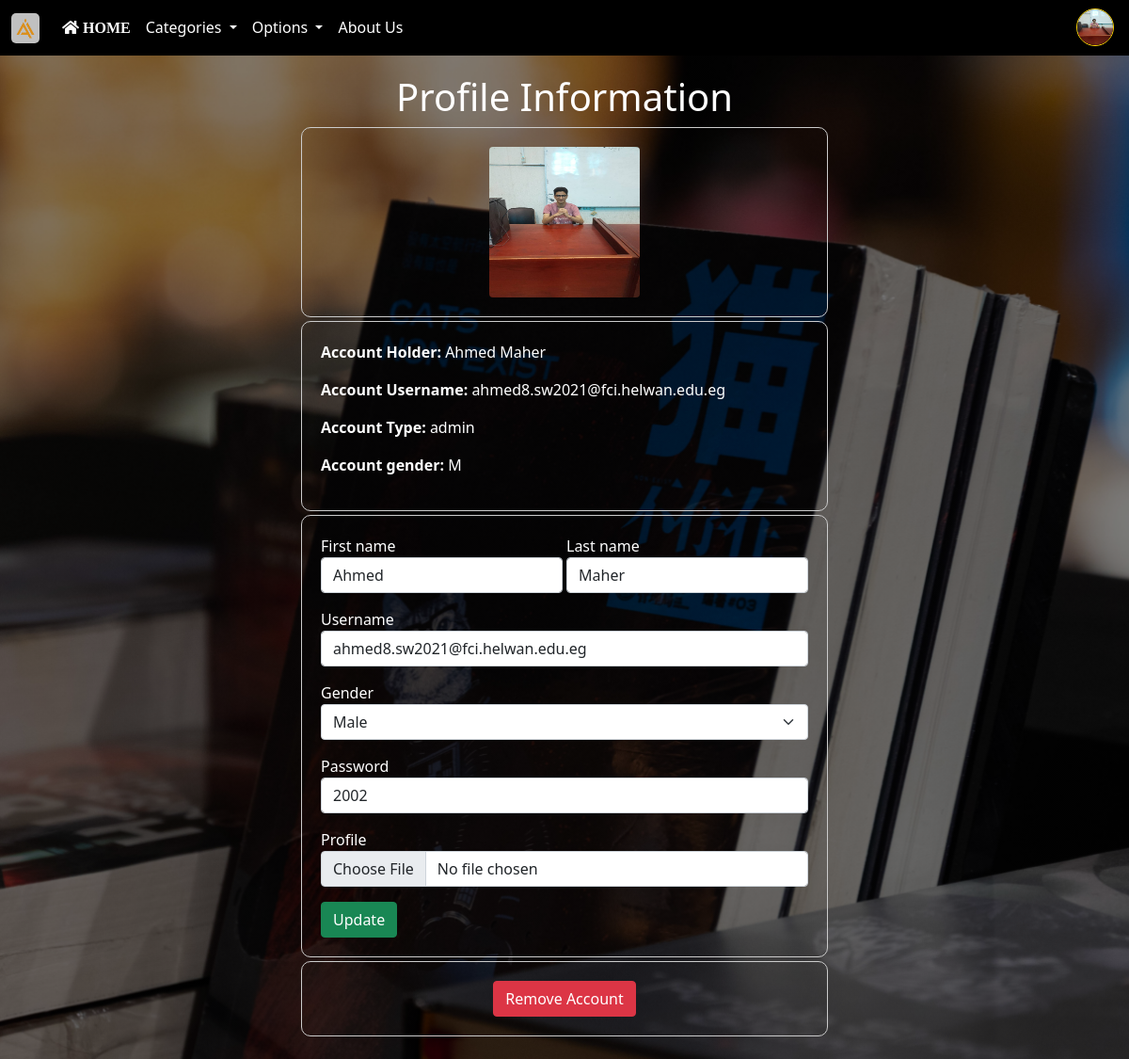
Page /views/account_info.php (signed in) on the committed database.
### tables this page shows
CREATE TABLE IF NOT EXISTS `user` (
  `user_id` int(11) NOT NULL AUTO_INCREMENT,
  `username` varchar(50) NOT NULL,
  `password` varchar(50) NOT NULL,
  `first_name` varchar(50) NOT NULL,
  `last_name` varchar(50) NOT NULL,
  `gender` varchar(20) NOT NULL DEFAULT 'unknown',
  `role` varchar(20) NOT NULL DEFAULT 'user',
  `user_profile` varchar(70) NOT NULL DEFAULT 'null',
  PRIMARY KEY (`user_id`),
  UNIQUE KEY `username` (`username`)
);

### models/ORM.php (called while the page is built, shortened)
<?php
class ORM
{
    private $db = null;
    function __construct($database_object)
    {
        $this->db = $database_object;
    }
    function select($tabel_name, $condition = "", $bool = False)
    {
        $query = $bool ? "SELECT * FROM {$tabel_name} WHERE {$condition}" : "SELECT * FROM {$tabel_name}";
        $result = $this->db->query($query);
        $array = array();
        while ($row = $result->fetch_assoc()) {
            $array[] = $row;
        }
        return $array;
    }
}

### models/Database.php (called while the page is built, shortened)
<?php
class DataBase
{
    private $username;
    private $password;
    private $data_base;
    private $server_name;
    private $conn = null;
    function __construct($db, $server = "localhost", $user = "root", $pass = "")
    {
        $this->data_base = $db;
        $this->username = $user;
        $this->password = $pass;
        $this->server_name = $server;
    }
    function connect()
    {
        $this->conn = new mysqli($this->server_name, $this->username, $this->password, $this->data_base);
        if ($this->conn->connect_error) {
            return false;
        } else {
            return $this->conn;
        }
    }
    function query($sql)
    {
        $result = $this->conn->query($sql);
        if ($result && $this->conn !== null) {
            return $result;
        } else {
            return false;
        }
    }
}

### views/account_info.php (the view, shortened to what this page needs)
<?php session_start();
$is_loggedin = isset($_SESSION['username']);
if ($is_loggedin) { ?>
    <!DOCTYPE html>
    <html lang="en">
    <head>
        <link rel="stylesheet" href="../assets/fontawesome/css/all.css" />
        <link rel="stylesheet" href="../assets/css/account_info.css" />
        <link rel="stylesheet" href="../assets/css/bootstrap.min.css">
        <link rel="stylesheet" href="../assets/css/index.css" />
    </head>
    <?php
    include "../models/Database.php";
    include "../models/ORM.php";
    $db = new DataBase('library');
    $orm = new ORM($db);
    ?>
    <body class="text-white settings-background">
        <nav class="navbar navbar-expand-lg navbar-dark">
            <section class="container-fluid">
                <a class="navbar-brand" href="../index.php"><img src="../assets/images/ico/logo.jpg"
                        alt="Website_Logo" /></a>
                <section class="collapse navbar-collapse" id="navbarSupportedContent">
                    <ul class="navbar-nav me-auto mb-2 mb-lg-0">
                        <li class="nav-item">
                            <a class="nav-link" aria-current="page" href="../index.php"><i class="fas fa-home"> HOME</i></a>
                        </li>
                        <li class="nav-item dropdown">
                            <a class="nav-link dropdown-toggle" href="#" id="navbarDropdown" role="button"
                                data-bs-toggle="dropdown" aria-expanded="false">
                                Categories
                            </a>
                        </li>
                        <li class="nav-item dropdown">
                            <a class="nav-link dropdown-toggle" href="#" id="navbarDropdown" role="button"
                                data-bs-toggle="dropdown" aria-expanded="false">
                                Options
                            </a>
                        </li>
                        <li class="nav-item">
                            <a class="nav-link" aria-current="page" href="./aboutus.php">About Us</a>
                        </li>
                    </ul>
                    <section class="profile-section">
                        <img src="../assets/images/uploads/<?php echo $_SESSION['user_profile'] != 'null' ? $_SESSION['user_profile'] : "default-profile.jpg" ?>"
                            alt="">
                    </section>
                </section>
        </nav>
        <?php $user = $orm->select('user', "user_id={$_SESSION['user_id']}", True)[0] ?>
        <section class="account-container">
            <h1 class="text-center">Profile Information</h1>
            <section class="account-info text-center">
                <img src="../assets/images/uploads/<?php echo $user['user_profile'] != 'null' ? $user['user_profile'] : "default-profile.jpg" ?>"
                    alt="">
            </section>
            <section class="account-info">
                <p><span class="info-label">Account Holder:</span>
                    <?php echo $_SESSION['fullname']; ?>
                </p>
                <p><span class="info-label">Account Username:</span>
                    <?php echo $_SESSION['username']; ?>
                </p>
                <p><span class="info-label">Account Type:</span>
                    <?php echo $_SESSION['role']; ?>
                </p>
                <p><span class="info-label">Account gender:</span>
                    <?php echo $_SESSION['gender']; ?>
                </p>
            </section>
            <section class="account-info">
                <form action="../controller/account/update_account.php" method="post" enctype="multipart/form-data">
                    <section class="mb-3 name-section">
                        <section>
                            <label class="txt-small" for="first_name">First name</label>
                            <input type="text" name="first_name" id="first_name" value="<?php echo $user['first_name']; ?>"
                                class="form-control" placeholder="first name" required>
                        </section>
                        <section>
                            <label class="txt-small" for="last_name">Last name</label>
                            <input type="text" name="last_name" id="last_name" value="<?php echo $user['last_name']; ?>"
                                class="form-control" placeholder="last name" required>
                        </section>
                    </section>
                    <section class="mb-3">
                        <label class="txt-small" for="username">Username</label>
                        <input type="email" name="username" id="username" value="<?php echo $user['username']; ?>"
                            class="form-control" placeholder="john@email.com"
                            pattern="[a-z0-9._%+-]+@[a-z0-9.-]+\.[a-z]{2,3}$" required>
                    </section>
                    <section class="mb-3">
                        <label class="txt-small" for="gender">Gender</label>
                        <select name="gender" id="gender" class="form-select" required>
                            <?php
                            foreach ([['M', 'Male'], ['F', 'Female'], ['NA', 'Other']] as $gender) { ?>
                                <option value="<?php echo $gender[0]; ?>" <?php if ($user['gender'] == $gender[0]) { ?> selected
                                    <?php } ?>>
                                    <?php echo $gender[1]; ?>
                                </option>
                            <?php } ?>
                        </select>
                    </section>
                    <section class="mb-3">
                        <label class="txt-small" for="password">Password</label>
                        <input type="text" name="password" id="password" value="<?php echo $user['password']; ?>"
                            class="form-control" placeholder="********" required>
                    </section>
                    <section class="mb-3">
                        <label class="txt-small" for="user_profile">Profile</label>
                        <input type="file" name="user_profile" id="user_profile" class="form-control">
                    </section>
                    <button type="submit" class="btn btn-success">Update</button>
                </form>
            </section>
            <section class="account-info text-center">
                <span class="btn btn-danger" id="remove_account_btn1" onclick="alert_msg()">Remove Account</span>
            </section>
        </section>
    </body>
    </html>
    <?php $db->close();
} else {
    header('Location: ../index.php');
} ?>

### assets/css/account_info.css (style rules this page uses)
.account-container { max-width: 600px; margin: 0 auto; padding: 20px; }
.account-info { border: 1px solid #ccc; padding: 20px; border-radius: 10px; margin-bottom: 0.25em; }
.account-info > img { height: 10em; width: 10em; border-radius: 0.25em; }
.info-label { font-weight: bold; }
form .name-section { display: flex; }
form .name-section > section:first-child { margin-right: 0.25em; }

### assets/css/index.css (style rules this page uses)
body { margin: 0px; padding: 0px; display: flex; min-height: 100vh; flex-direction: column; background-size: cover; background-position: center; background-attachment: fixed; }
.settings-background { background-image: linear-gradient(rgba(0, 0, 0, 0.5), rgba(0, 0, 0, 0.5)), url(../assets/images/library3.jpg); }
a, a:hover, a:focus, a:active { text-decoration: none; color: white !important; }
nav { background-color: black !important; }
nav .profile-section, nav .profile-section > section { display: flex; color: white; align-items: center; flex-direction: row; }
nav .profile-section > img { width: 2.5em; height: 2.5em; border-radius: 50%; margin-right: 0.25em; border: 1px solid gold; }
nav .navbar-brand img { width: 1.5em; border-radius: 0.25em; }

### rows in the picture
user: user_profile (picture), first_name "Ahmed", last_name "Maher", username "ahmed8.sw2021@fci.helwan.edu.eg", gender "Male", password "2002"

### other values in the picture
$_SESSION['fullname'] "Ahmed Maher"
$_SESSION['username'] "ahmed8.sw2021@fci.helwan.edu.eg"
$_SESSION['role'] "admin"
$_SESSION['gender'] "M"
